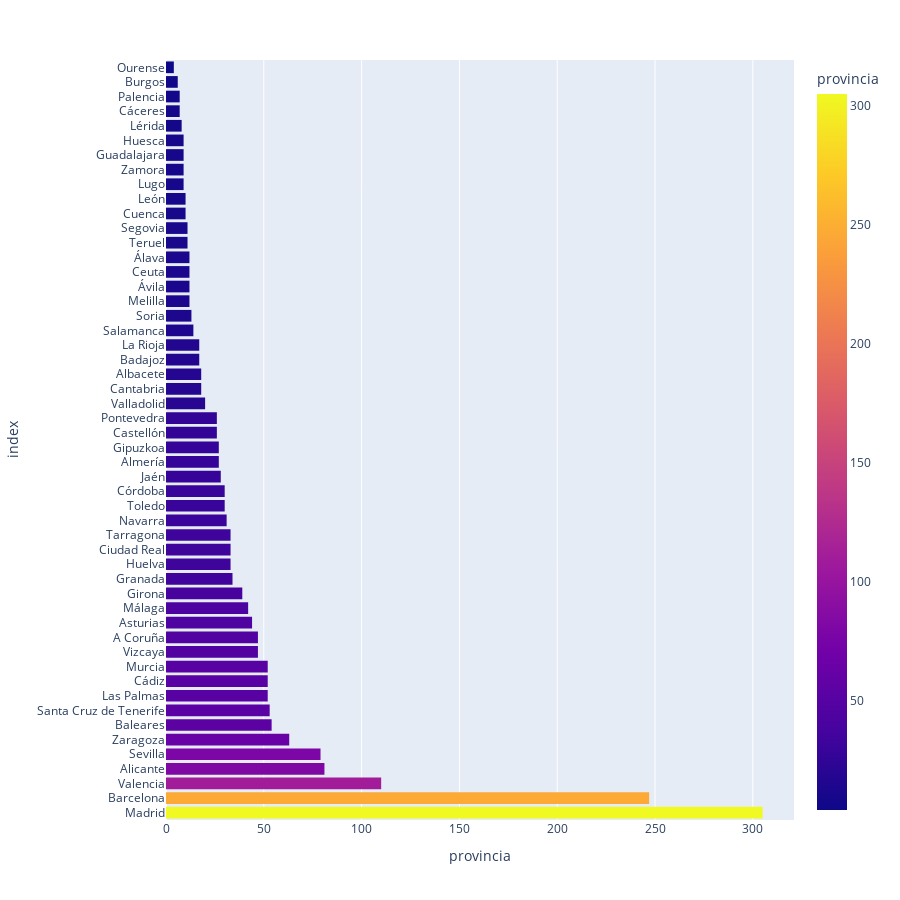

The cell this chart's notebook holds for it:
### Code cell
#gráfico provincias
valores= df_graficos['provincia'].value_counts()
fig = px.bar(valores, x='provincia', color='provincia', height=900)
fig.update_traces(marker_line_width=0)
fig.show()

### Figure 1 — Plotly figure (JSON) as saved in the notebook; plotly's stock layout.template omitted (floating-point values rounded to 4 significant figures)
{"data": [{"alignmentgroup": "True", "hovertemplate": "provincia=%{marker.color}<br>index=%{y}<extra></extra>", "legendgroup": "", "marker": {"color": [305, 247, 110, 81, 79, 63, 54, 53, 52, 52, 52, 47, 47, 44, 42, 39, 34, 33, 33, 33, 31, 30, 30, 28, 27, 27, 26, 26, 20, 18, 18, 17, 17, 14, 13, 12, 12, 12, 12, 11, 11, 10, 10, 9, 9, 9, 9, 8, 7, 7, 6, 4], "coloraxis": "coloraxis", "line": {"width": 0}, "pattern": {"shape": ""}}, "name": "", "offsetgroup": "", "orientation": "h", "showlegend": false, "textposition": "auto", "type": "bar", "x": [305, 247, 110, 81, 79, 63, 54, 53, 52, 52, 52, 47, 47, 44, 42, 39, 34, 33, 33, 33, 31, 30, 30, 28, 27, 27, 26, 26, 20, 18, 18, 17, 17, 14, 13, 12, 12, 12, 12, 11, 11, 10, 10, 9, 9, 9, 9, 8, 7, 7, 6, 4], "xaxis": "x", "y": ["Madrid", "Barcelona", "Valencia", "Alicante", "Sevilla", "Zaragoza", "Baleares", "Santa Cruz de Tenerife", "Las Palmas", "Cádiz", "Murcia", "Vizcaya", "A Coruña", "Asturias", "Málaga", "Girona", "Granada", "Huelva", "Ciudad Real", "Tarragona", "Navarra", "Toledo", "Córdoba", "Jaén", "Almería", "Gipuzkoa", "Castellón", "Pontevedra", "Valladolid", "Cantabria", "Albacete", "Badajoz", "La Rioja", "Salamanca", "Soria", "Melilla", "Ávila", "Ceuta", "Álava", "Teruel", "Segovia", "Cuenca", "León", "Lugo", "Zamora", "Guadalajara", "Huesca", "Lérida", "Cáceres", "Palencia", "Burgos", "Ourense"], "yaxis": "y"}], "layout": {"barmode": "relative", "coloraxis": {"colorbar": {"title": {"text": "provincia"}}, "colorscale": [[0, "#0d0887"], [0.1111, "#46039f"], [0.2222, "#7201a8"], [0.3333, "#9c179e"], [0.4444, "#bd3786"], [0.5556, "#d8576b"], [0.6667, "#ed7953"], [0.7778, "#fb9f3a"], [0.8889, "#fdca26"], [1, "#f0f921"]]}, "height": 900, "legend": {"tracegroupgap": 0}, "margin": {"t": 60}, "xaxis": {"anchor": "y", "domain": [0, 1], "title": {"text": "provincia"}}, "yaxis": {"anchor": "x", "domain": [0, 1], "title": {"text": "index"}}}}
